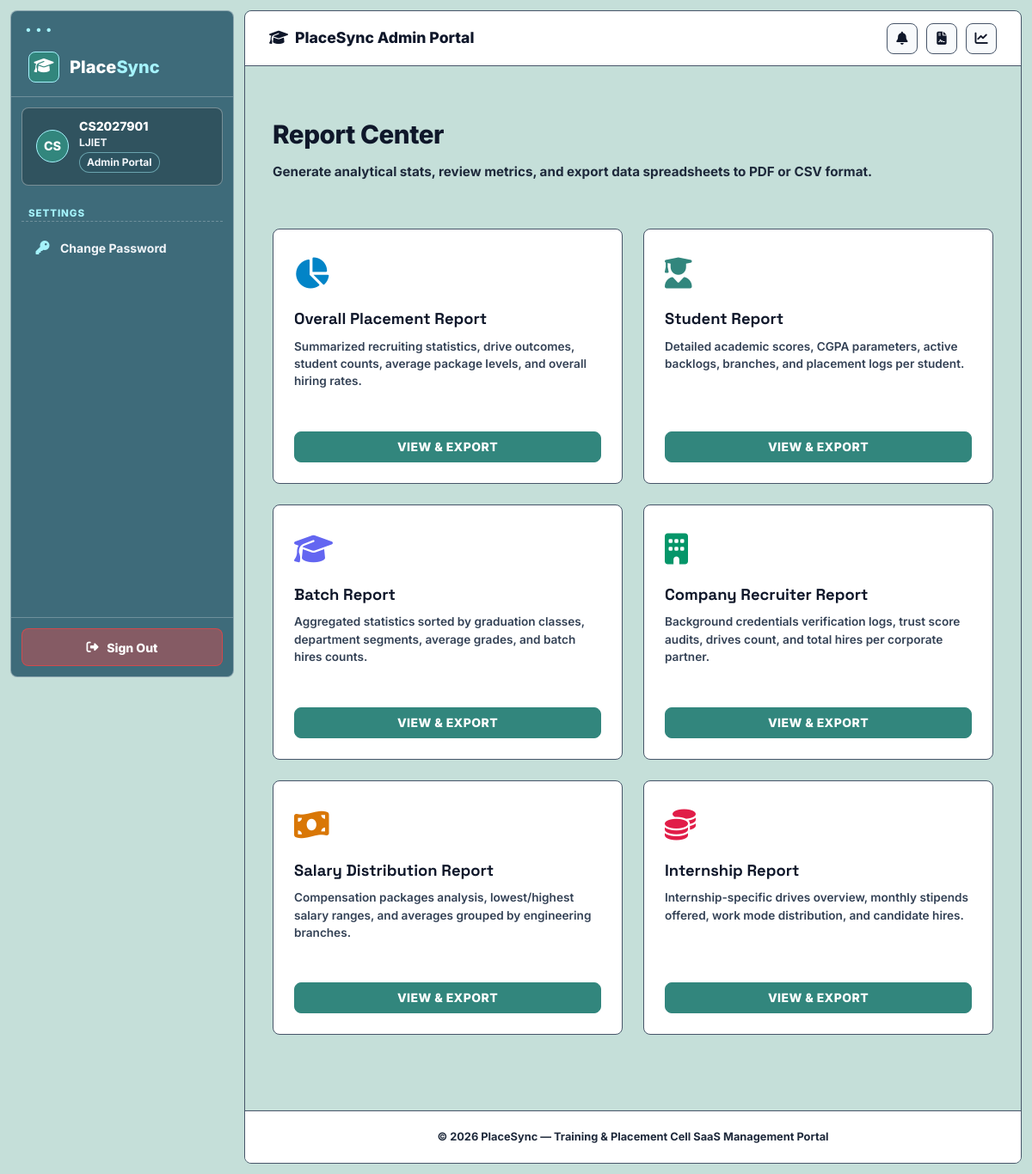
The page /reports/ (signed in) on the database its author committed.
### accounts/models.py (models this page shows, shortened)
class User(AbstractUser):
    class Role(models.TextChoices):
        COLLEGE_ADMIN = 'COLLEGE_ADMIN', 'College Admin'
        STUDENT = 'STUDENT', 'Student'
    role = models.CharField(
        max_length=20,
        choices=Role.choices,
        default=Role.STUDENT
    )
    college = models.ForeignKey(
        'colleges.College',
        on_delete=models.SET_NULL,
        null=True,
        blank=True,
        related_name='users'
    )
    must_change_password = models.BooleanField(default=False)

### colleges/models.py (models this page shows, shortened)
class College(models.Model):
    name = models.CharField(max_length=255, unique=True)
    code = models.CharField(max_length=50, unique=True, help_text="Unique college code or abbreviation")
    address = models.TextField(blank=True)
    website = models.URLField(blank=True)
    created_at = models.DateTimeField(auto_now_add=True)
    logo = models.ImageField(upload_to='college_logos/', blank=True, null=True)
    university = models.CharField(max_length=255, blank=True)
    email = models.EmailField(blank=True)
    phone = models.CharField(max_length=20, blank=True)
    linkedin = models.URLField(blank=True, verbose_name="LinkedIn")
    twitter = models.URLField(blank=True, verbose_name="Twitter")
    instagram = models.URLField(blank=True, verbose_name="Instagram")

### reports/views.py (the view)
# urls.py: path('', ReportsDashboardView.as_view(), name='dashboard'),
class ReportsDashboardView(LoginRequiredMixin, View):
    template_name = 'reports/dashboard.html'
    def get(self, request, *args, **kwargs):
        if not request.user.college:
            raise Http404()
        return render(request, self.template_name)

### staff_permissions/templatetags/staff_tags.py (called while the page is built)
@register.filter(name='has_perm_filter')
def has_perm_filter(user, permission_name):
    if not user or not user.is_authenticated:
        return False
    return has_staff_permission(user, permission_name)

@register.filter(name='is_college_admin_filter')
def is_college_admin_filter(user):
    if not user or not user.is_authenticated:
        return False
    return is_college_admin(user)

### staff_permissions/utils.py (called while the page is built, shortened)
def is_college_admin(user):
    if not user.is_authenticated:
        return False
    if user.is_superuser:
        return True
    if getattr(user, 'role', '') == 'COLLEGE_ADMIN':
        return not hasattr(user, 'staff_profile')
    return False

def has_staff_permission(user, permission_name):
    if not user.is_authenticated:
        return False
    if is_college_admin(user):
        return True
    if getattr(user, 'role', '') != 'COLLEGE_ADMIN':
        return False

### templates/reports/dashboard.html (shortened to what this page needs)
{% extends 'base.html' %}
{% block content %}
<div class="container" style="flex: 1; padding-top: 2rem; padding-bottom: 3rem;">
    <div class="sp-page-header" style="margin-bottom: 2rem;">
        <div>
            <h1 class="sp-page-title">Report Center</h1>
            <p class="sp-page-subtitle">Generate analytical stats, review metrics, and export data spreadsheets to PDF or CSV format.</p>
        </div>
    </div>
    <div style="display: grid; grid-template-columns: repeat(auto-fill, minmax(320px, 1fr)); gap: 1.5rem;">
        <div class="sp-card" style="margin-top: 0; display: flex; flex-direction: column; height: 100%; background:#FFFFFF !important; border:1.5px solid #475569 !important; padding:1.5rem; border-radius:8px;">
            <div style="font-size: 2.25rem; margin-bottom: 0.75rem; color:#0284C7;"><i class="fa-solid fa-chart-pie"></i></div>
            <h3 style="font-family:'Space Grotesk',sans-serif; font-size: 1.15rem; font-weight: 800; color: #0F172A !important; margin-bottom: 0.5rem;">Overall Placement Report</h3>
            <p style="font-size: 0.85rem; color: #334155 !important; font-weight:600; line-height: 1.5; flex: 1; margin-bottom: 1.5rem;">
                Summarized recruiting statistics, drive outcomes, student counts, average package levels, and overall hiring rates.
            </p>
            <a href="{% url 'reports:view_report' report_type='placement' %}" class="sp-btn sp-btn-primary" style="text-align: center; font-weight:800;">View &amp; Export</a>
        </div>
        <div class="sp-card" style="margin-top: 0; display: flex; flex-direction: column; height: 100%; background:#FFFFFF !important; border:1.5px solid #475569 !important; padding:1.5rem; border-radius:8px;">
            <div style="font-size: 2.25rem; margin-bottom: 0.75rem; color:#32867D;"><i class="fa-solid fa-user-graduate"></i></div>
            <h3 style="font-family:'Space Grotesk',sans-serif; font-size: 1.15rem; font-weight: 800; color: #0F172A !important; margin-bottom: 0.5rem;">Student Report</h3>
            <p style="font-size: 0.85rem; color: #334155 !important; font-weight:600; line-height: 1.5; flex: 1; margin-bottom: 1.5rem;">
                Detailed academic scores, CGPA parameters, active backlogs, branches, and placement logs per student.
            </p>
            <a href="{% url 'reports:view_report' report_type='student' %}" class="sp-btn sp-btn-primary" style="text-align: center; font-weight:800;">View &amp; Export</a>
        </div>
        <div class="sp-card" style="margin-top: 0; display: flex; flex-direction: column; height: 100%; background:#FFFFFF !important; border:1.5px solid #475569 !important; padding:1.5rem; border-radius:8px;">
            <div style="font-size: 2.25rem; margin-bottom: 0.75rem; color:#6366F1;"><i class="fa-solid fa-graduation-cap"></i></div>
            <h3 style="font-family:'Space Grotesk',sans-serif; font-size: 1.15rem; font-weight: 800; color: #0F172A !important; margin-bottom: 0.5rem;">Batch Report</h3>
            <p style="font-size: 0.85rem; color: #334155 !important; font-weight:600; line-height: 1.5; flex: 1; margin-bottom: 1.5rem;">
                Aggregated statistics sorted by graduation classes, department segments, average grades, and batch hires counts.
            </p>
            <a href="{% url 'reports:view_report' report_type='batch' %}" class="sp-btn sp-btn-primary" style="text-align: center; font-weight:800;">View &amp; Export</a>
        </div>
        <div class="sp-card" style="margin-top: 0; display: flex; flex-direction: column; height: 100%; background:#FFFFFF !important; border:1.5px solid #475569 !important; padding:1.5rem; border-radius:8px;">
            <div style="font-size: 2.25rem; margin-bottom: 0.75rem; color:#059669;"><i class="fa-solid fa-building"></i></div>
            <h3 style="font-family:'Space Grotesk',sans-serif; font-size: 1.15rem; font-weight: 800; color: #0F172A !important; margin-bottom: 0.5rem;">Company Recruiter Report</h3>
            <p style="font-size: 0.85rem; color: #334155 !important; font-weight:600; line-height: 1.5; flex: 1; margin-bottom: 1.5rem;">
                Background credentials verification logs, trust score audits, drives count, and total hires per corporate partner.
            </p>
            <a href="{% url 'reports:view_report' report_type='company' %}" class="sp-btn sp-btn-primary" style="text-align: center; font-weight:800;">View &amp; Export</a>
        </div>
        <div class="sp-card" style="margin-top: 0; display: flex; flex-direction: column; height: 100%; background:#FFFFFF !important; border:1.5px solid #475569 !important; padding:1.5rem; border-radius:8px;">
            <div style="font-size: 2.25rem; margin-bottom: 0.75rem; color:#D97706;"><i class="fa-solid fa-money-bill-wave"></i></div>
            <h3 style="font-family:'Space Grotesk',sans-serif; font-size: 1.15rem; font-weight: 800; color: #0F172A !important; margin-bottom: 0.5rem;">Salary Distribution Report</h3>
            <p style="font-size: 0.85rem; color: #334155 !important; font-weight:600; line-height: 1.5; flex: 1; margin-bottom: 1.5rem;">
                Compensation packages analysis, lowest/highest salary ranges, and averages grouped by engineering branches.
            </p>
            <a href="{% url 'reports:view_report' report_type='salary' %}" class="sp-btn sp-btn-primary" style="text-align: center; font-weight:800;">View &amp; Export</a>
        </div>
        <div class="sp-card" style="margin-top: 0; display: flex; flex-direction: column; height: 100%; background:#FFFFFF !important; border:1.5px solid #475569 !important; padding:1.5rem; border-radius:8px;">
            <div style="font-size: 2.25rem; margin-bottom: 0.75rem; color:#E11D48;"><i class="fa-solid fa-coins"></i></div>
            <h3 style="font-family:'Space Grotesk',sans-serif; font-size: 1.15rem; font-weight: 800; color: #0F172A !important; margin-bottom: 0.5rem;">Internship Report</h3>
            <p style="font-size: 0.85rem; color: #334155 !important; font-weight:600; line-height: 1.5; flex: 1; margin-bottom: 1.5rem;">
                Internship-specific drives overview, monthly stipends offered, work mode distribution, and candidate hires.
            </p>
            <a href="{% url 'reports:view_report' report_type='internship' %}" class="sp-btn sp-btn-primary" style="text-align: center; font-weight:800;">View &amp; Export</a>
        </div>
    </div>
</div>
{% endblock %}

### templates/base.html (shortened to what this page needs)
{% load static %}
{% load staff_tags %}
<!DOCTYPE html>
<html lang="en">
<head>
    <link rel="stylesheet" href="https://cdnjs.cloudflare.com/ajax/libs/font-awesome/6.5.1/css/all.min.css" />
    <link rel="stylesheet" href="{% static 'css/student.css' %}?v=7.0">
    <link rel="stylesheet" href="{% static 'css/style.css' %}?v=7.0">
</head>
<body class="page-dashboard">
{% if user.is_authenticated %}
<div class="sp-layout">
    <aside class="sp-sidebar" role="navigation" aria-label="College Admin navigation">
        <a href="{% url 'dashboard:index' %}" class="sp-brand">
            <div class="sp-brand-icon"><i class="fa-solid fa-graduation-cap"></i></div>
            <div class="sp-brand-text">Place<span>Sync</span></div>
        </a>
        <div class="sp-identity">
            <div class="sp-avatar">{{ user.username|slice:":2"|upper }}</div>
            <div>
                <div class="sp-identity-name">{{ user.username }}</div>
                <div class="sp-identity-roll">{% if user.college %}{{ user.college.code }}{% else %}PlaceSync{% endif %}</div>
                <div class="sp-identity-badge">Admin Portal</div>
            </div>
        </div>
        <div class="sp-section">
            <div class="sp-section-label">Settings</div>
            <ul class="sp-nav">
                {% if request.user|is_college_admin_filter %}
                <li><a href="{% url 'staff_permissions:settings' %}" class="sp-link {% if request.resolver_match.namespace == 'staff_permissions' %}active{% endif %}"><span class="sp-link-icon"><i class="fa-solid fa-gear"></i></span> System Settings</a></li>
                {% else %}
                <li><a href="{% url 'staff_permissions:change_password' %}" class="sp-link"><span class="sp-link-icon"><i class="fa-solid fa-key"></i></span> Change Password</a></li>
                {% endif %}
            </ul>
        </div>
        <div class="sp-footer">
            <a href="{% url 'accounts:logout' %}" class="sp-logout">
                <i class="fa-solid fa-right-from-bracket"></i> Sign Out
            </a>
        </div>
    </aside>
    <div class="sp-main">
        <header class="sp-topbar">
            <span class="sp-topbar-title">
                <span><i class="fa-solid fa-graduation-cap"></i></span> {% block topbar_title %}PlaceSync Admin Portal{% endblock %}
            </span>
            <div class="sp-topbar-right">
                <a href="{% url 'communication:notifications' %}" class="sp-topbar-btn" title="Notifications">
                    <i class="fa-solid fa-bell"></i>
                </a>
                <a href="{% url 'reports:dashboard' %}" class="sp-topbar-btn" title="Reports"><i class="fa-solid fa-file-contract"></i></a>
                <a href="{% url 'analytics:dashboard' %}" class="sp-topbar-btn" title="Analytics"><i class="fa-solid fa-chart-line"></i></a>
            </div>
        </header>
        <main class="sp-content" id="main-content">
{% endif %}
{% block content %}{% endblock %}
{% if user.is_authenticated %}
        </main>
        <footer class="sp-page-footer">
            &copy; 2026 PlaceSync &mdash; Training &amp; Placement Cell SaaS Management Portal
        </footer>
    </div>
</div>
{% else %}
</div>
{% endif %}
</body>
</html>

### rows shown on the page
User: username "CS", username "CS2027901", college.code "LJIET"
